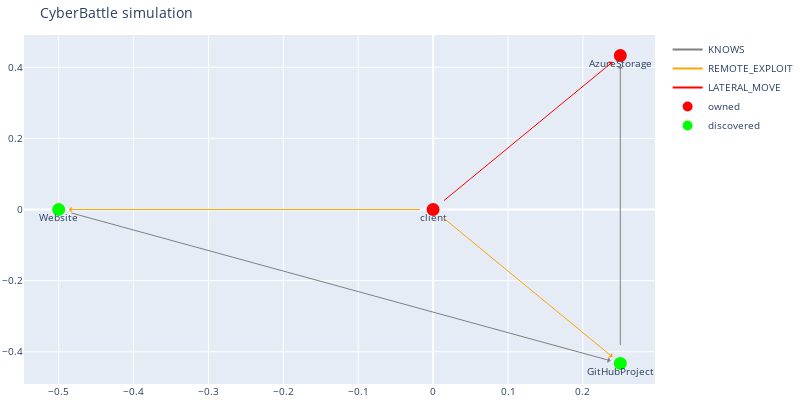

Notebook code cell kept with this figure:
### Code cell
# 4
blobwithflag = c2.connect_and_infect("client", "AzureStorage", "HTTPS", "SASTOKEN1")
dbg.plot_discovered_network()
blobwithflag

### Figure 1 — Plotly figure (JSON) as saved in the notebook; plotly's stock layout.template omitted (floating-point values rounded to 4 significant figures)
{"data": [{"line": {"color": "gray"}, "mode": "lines", "name": "KNOWS", "type": "scatter", "x": [0], "y": [0]}, {"line": {"color": "orange"}, "mode": "lines", "name": "REMOTE_EXPLOIT", "type": "scatter", "x": [0], "y": [0]}, {"line": {"color": "red"}, "mode": "lines", "name": "LATERAL_MOVE", "type": "scatter", "x": [0], "y": [0]}, {"hoverinfo": "text", "marker": {"color": "#D32F2E", "line": {"color": "rgb(255,0,0)", "width": 8}, "size": 5, "symbol": "circle-dot"}, "mode": "markers+text", "name": "owned", "text": ["client", "AzureStorage"], "textposition": "bottom center", "type": "scatter", "x": [0, 0.25], "y": [0, 0.433]}, {"hoverinfo": "text", "marker": {"color": "#0e9d00", "line": {"color": "rgb(0,255,0)", "width": 8}, "size": 5, "symbol": "circle-dot"}, "mode": "markers+text", "name": "discovered", "text": ["Website", "GitHubProject"], "textposition": "bottom center", "type": "scatter", "x": [-0.5, 0.25], "y": [-4.371e-08, -0.433]}], "layout": {"annotations": [{"align": "center", "arrowcolor": "gray", "arrowhead": 1, "arrowsize": 1, "arrowwidth": 1, "ax": -0.5, "axref": "x", "ay": -4.371e-08, "ayref": "y", "hovertext": "KNOWS", "opacity": 1, "showarrow": true, "standoff": 10, "startstandoff": 10, "x": 0.25, "xref": "x", "y": -0.433, "yref": "y"}, {"align": "center", "arrowcolor": "orange", "arrowhead": 1, "arrowsize": 1, "arrowwidth": 1, "ax": 0, "axref": "x", "ay": 0, "ayref": "y", "hovertext": "REMOTE_EXPLOIT", "opacity": 1, "showarrow": true, "standoff": 10, "startstandoff": 10, "x": -0.5, "xref": "x", "y": -4.371e-08, "yref": "y"}, {"align": "center", "arrowcolor": "orange", "arrowhead": 1, "arrowsize": 1, "arrowwidth": 1, "ax": 0, "axref": "x", "ay": 0, "ayref": "y", "hovertext": "REMOTE_EXPLOIT", "opacity": 1, "showarrow": true, "standoff": 10, "startstandoff": 10, "x": 0.25, "xref": "x", "y": -0.433, "yref": "y"}, {"align": "center", "arrowcolor": "red", "arrowhead": 1, "arrowsize": 1, "arrowwidth": 1, "ax": 0, "axref": "x", "ay": 0, "ayref": "y", "hovertext": "LATERAL_MOVE", "opacity": 1, "showarrow": true, "standoff": 10, "startstandoff": 10, "x": 0.25, "xref": "x", "y": 0.433, "yref": "y"}, {"align": "center", "arrowcolor": "gray", "arrowhead": 1, "arrowsize": 1, "arrowwidth": 1, "ax": 0.25, "axref": "x", "ay": -0.433, "ayref": "y", "hovertext": "KNOWS", "opacity": 1, "showarrow": true, "standoff": 10, "startstandoff": 10, "x": 0.25, "xref": "x", "y": 0.433, "yref": "y"}], "autosize": false, "font": {"size": 10}, "height": 400, "hovermode": "closest", "margin": {"b": 15, "l": 2, "r": 2, "t": 35}, "showlegend": true, "title": {"text": "CyberBattle simulation"}, "width": 800}}
